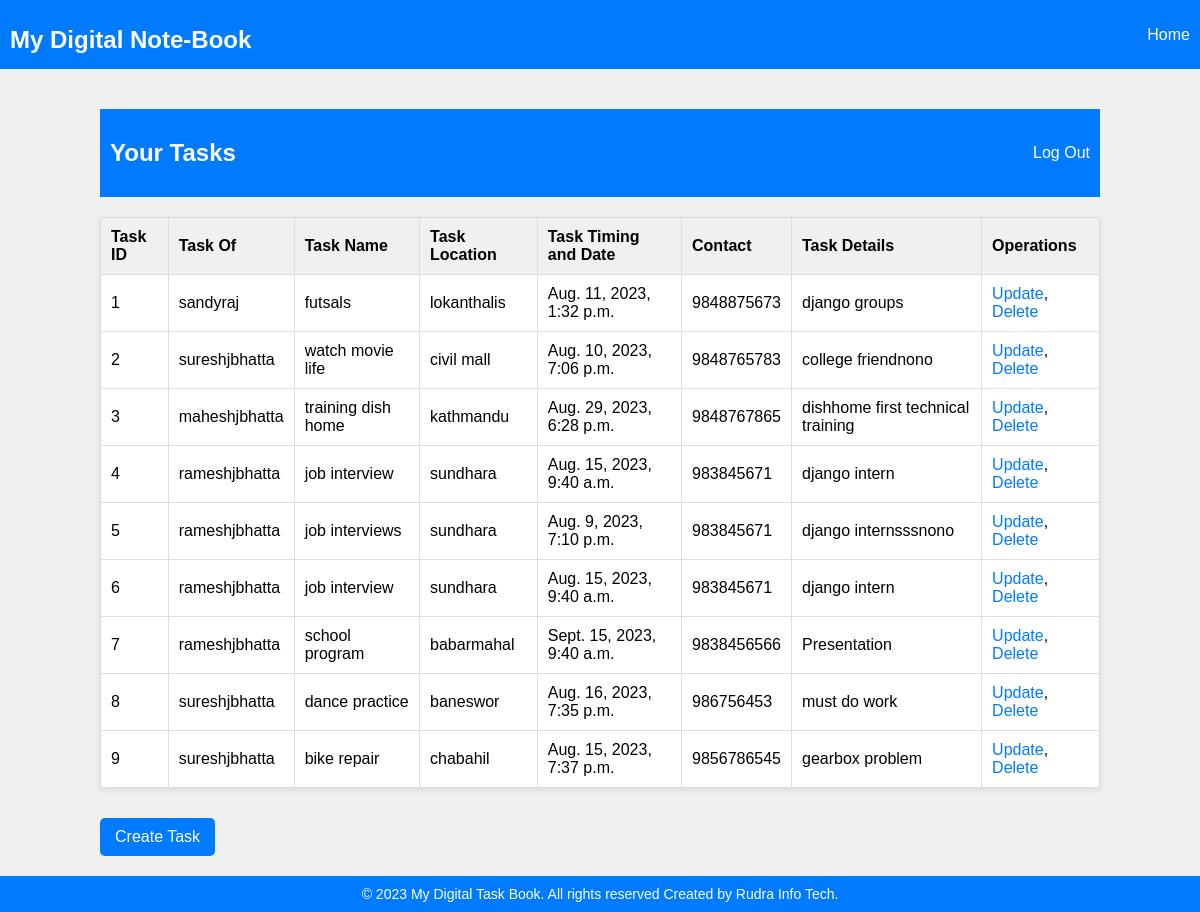
Before: /home/ with the older database file.
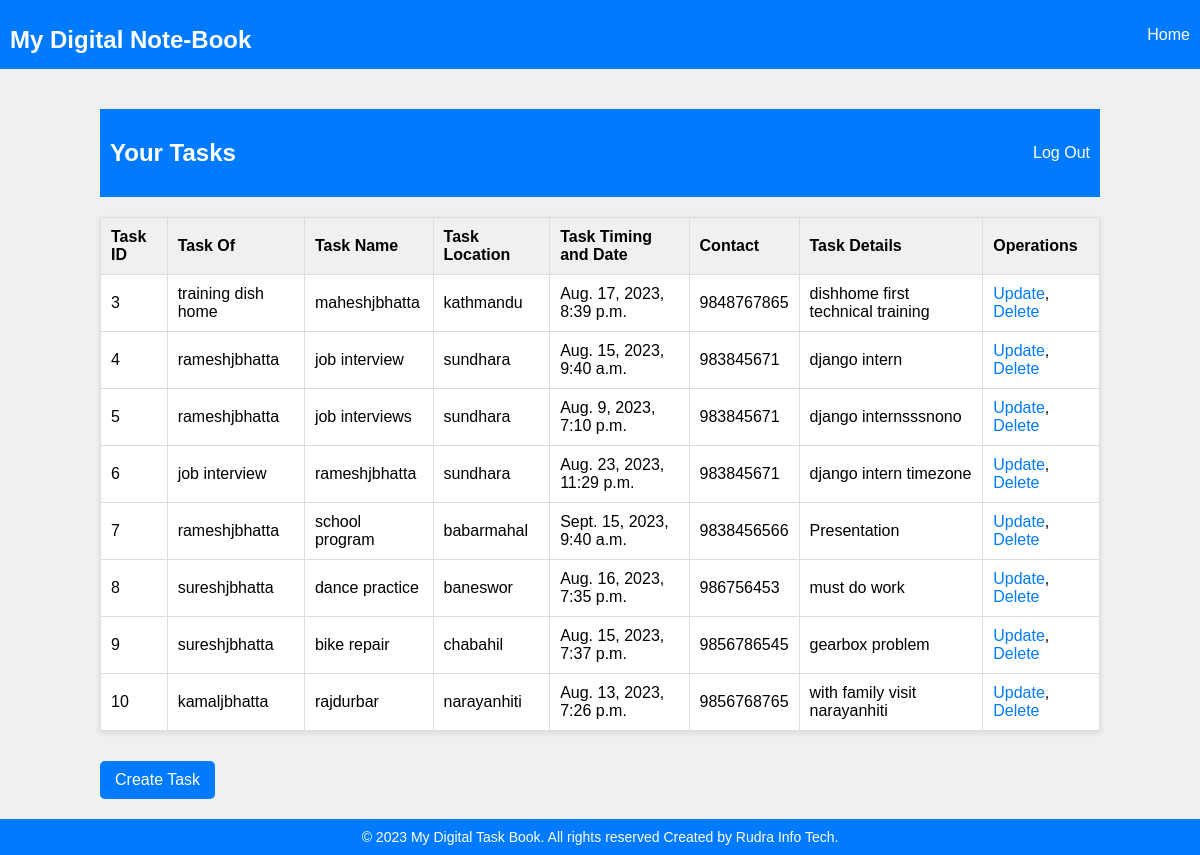
After: the same page with the newer database file.
### taskbook/models.py (models this page shows, shortened)
class TaskInfo(models.Model):
      usertask = models.CharField(blank=False,null=False,max_length=150)
      taskname=models.CharField(max_length=250)
      location=models.CharField(max_length=250)
      mobile=models.IntegerField()
      timedate=models.DateTimeField()
      details=models.TextField(max_length=400)
      class Meta:
        db_table = "taskinfo"

### taskbook/views.py (the view)
# urls.py: 2. Add a URL to urlpatterns:  path('', views.home, name='home')
def home(request):
    tasks = TaskInfo.objects.all()  # Filter tasks based on the logged-in user
    return render(request, 'taskbook/home.html', {'tasks': tasks})

### taskbook/templates/taskbook/home.html (shortened to what this page needs)
{% load static %}
{% include 'taskbook/header.html' %}
    <div class="container">
        <header>
            <h2>Your Tasks {{user.username}}</h2>
            <a href="{% url 'logoutpage' %}">Log Out</a>
        </header>
        <table>
            <tr>
                <th>Task ID</th>
                <th>Task Of</th>
                <th>Task Name</th>
                <th>Task Location</th>
                <th>Task Timing and Date</th>
                <th>Contact</th>
                <th>Task Details</th>
                <th>Operations</th>
            </tr>
            {% for task in tasks %}
            <tr>
                <td>{{ task.id }}</td>
                <td>{{ task.usertask }}</td>
                <td>{{ task.taskname }}</td>
                <td>{{ task.location }}</td>
                <td>{{ task.timedate }}</td>
                <td>{{ task.mobile }}</td>
                <td>{{ task.details }}</td>
                <td><a href="{% url 'updatepage' task.id %}">Update</a>,
                    <a href="{% url 'deletepage' task.id %}">Delete</a></td>
            </tr>
            {% endfor %}
        </table>
        <a class="create-link" href="{% url 'createpage' %}">Create Task</a>
    </div>
{% include 'taskbook/footer.html' %}

### taskbook/templates/taskbook/header.html (shortened to what this page needs)
{% load static %}
<!DOCTYPE html>
<html>
<head>
<link rel="stylesheet" href="{% static 'taskbook/css/header.css' %}">
</head>
<body>
    <header>
        <h1>My Digital Note-Book</h1>
        <a href="{% url 'homepage' %}">Home</a>
    </header>

### taskbook/templates/taskbook/footer.html
<footer>
    <div class="footer-content">
        &copy; 2023 My Digital Task Book. All rights reserved Created by Rudra Info Tech.
    </div>
</footer>

### taskbook/static/taskbook/css/header.css (style rules this page uses)
footer { text-align: center; padding: 10px 0; background-color: #007bff; color: white; }
.footer-content { font-size: 14px; }
body { font-family: Arial, sans-serif; background-color: #f0f0f0; margin: 0; padding: 0; }
.container { max-width: 1000px; margin: 0 auto; padding: 20px; }
header { display: flex; justify-content: space-between; align-items: center; margin-bottom: 20px; padding: 10px; background-color: #007bff; color: white; }
header a { color: white; text-decoration: none; }
h1 { font-size: 24px; margin-bottom: 5px; }
table { width: 100%; border-collapse: collapse; margin-bottom: 20px; background-color: white; box-shadow: 0 2px 6px rgba(0, 0, 0, 0.1); }
th, td { padding: 10px; border: 1px solid #ddd; text-align: left; }
th { background-color: #f0f0f0; }
a { text-decoration: none; color: #007bff; }
.create-link { display: inline-block; padding: 10px 15px; background-color: #007bff; color: white; border-radius: 5px; margin-top: 10px; }

Changed rows visible on the page:
removed TaskInfo: id "1", usertask "sandyraj", taskname "futsals", location "lokanthalis", timedate "Aug. 11, 2023, 1:32 p.m.", mobile "9848875673", details "django groups"
removed TaskInfo: id "2", usertask "sureshjbhatta", taskname "watch movie life", location "civil mall", timedate "Aug. 10, 2023, 7:06 p.m.", mobile "9848765783", details "college friendnono"
changed TaskInfo "training dish home": usertask "maheshjbhatta" → "training dish home"; taskname "training dish home" → "maheshjbhatta"; timedate "Aug. 29, 2023, 6:28 p.m." → "Aug. 17, 2023, 8:39 p.m."
changed TaskInfo id 6: usertask "rameshjbhatta" → "job interview"; taskname "job interview" → "rameshjbhatta"; timedate "Aug. 15, 2023, 9:40 a.m." → "Aug. 23, 2023, 11:29 p.m."; details "django intern" → "django intern timezone"
added TaskInfo: id "10", usertask "kamaljbhatta", taskname "rajdurbar", location "narayanhiti", timedate "Aug. 13, 2023, 7:26 p.m.", mobile "9856768765", details "with family visit narayanhiti"
